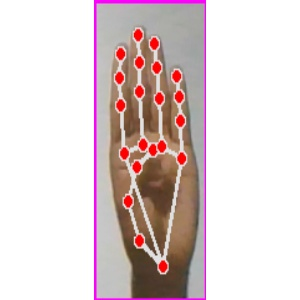
#> input picture Test Images/test_1.jpg, 300 x 300 px, found by its file name
$ python edge.py
#> lines starting #> are read from the running program, lines starting #| are printed output that depends on the picture; after the words box and inside, x2 and y2 are one past the last pixel; in counts of white or black regions, pixels touching at a corner belong together
import cv2


def perform_edge_detection(input_path, output_path):

    # Read the image
#> called with input_path = 'Test Images/test_1.jpg', output_path = 'Test Images\\Output\\leonal\\edges.jpg'
    img = cv2.imread(input_path)
#> img is the input picture: shape (300, 300, 3); mean B, G, R 209, 208.7, 222.9

    # Convert the image to grayscale
    gray = cv2.cvtColor(img, cv2.COLOR_BGR2GRAY)
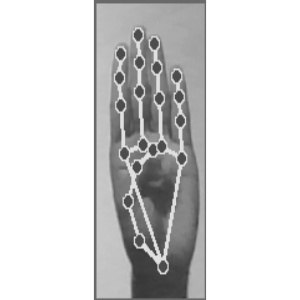
#> gray: shape (300, 300); min 54, max 255, mean 213

    # Apply Gaussian blur to reduce noise
    blur = cv2.GaussianBlur(gray, (3, 3), 0)

    # Apply Canny edge detection algorithm
    edges = cv2.Canny(blur, 100, 200)
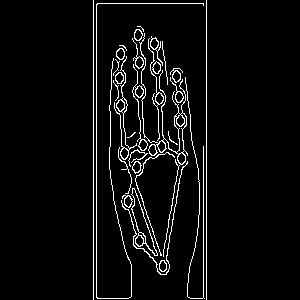
#> edges: shape (300, 300); 4.8% white in thin lines or dots, all inside (x1, y1, x2, y2) = (93, 0, 207, 300)

    # Save the edges image
    cv2.imwrite(output_path, edges)


# Usage example
input_path = "Test Images/test_1.jpg"
output_path = "Test Images\Output\leonal\edges.jpg"

perform_edge_detection(input_path, output_path)

print("Edge detection completed successfully!")

$ run again, with Test Images/test_2.jpg copied over Test Images/test_1.jpg
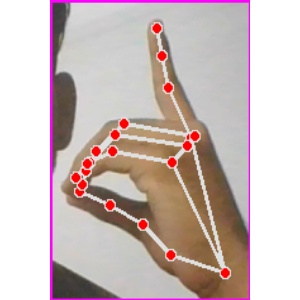
#> input picture Test Images/test_2.jpg, 300 x 300 px, found by its file name
#> in perform_edge_detection, img is the input picture: shape (300, 300, 3); mean B, G, R 186.8, 188.4, 204.4
#> in perform_edge_detection, `gray = cv2.cvtColor(img, cv2.COLOR_BGR2GRAY)`:
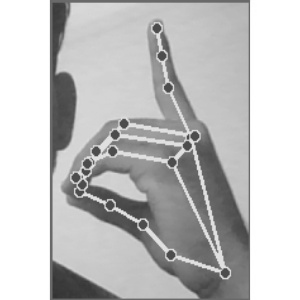
#> gray: shape (300, 300); min 50, max 255, mean 193
#> in perform_edge_detection, `edges = cv2.Canny(blur, 100, 200)`:
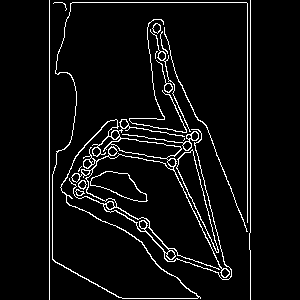
#> edges: shape (300, 300); 5.5% white in thin lines or dots, all inside (x1, y1, x2, y2) = (49, 0, 251, 300)
